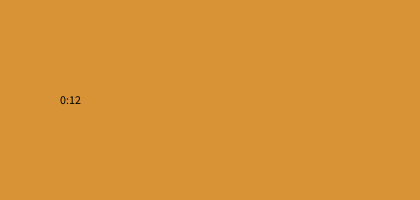
Frame 1 (no input)
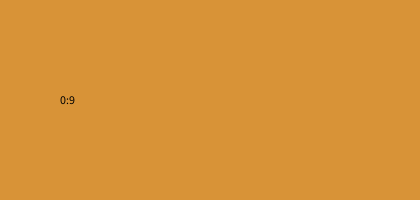
Frame 60 (the mouse pressed at the canvas centre just before this capture)
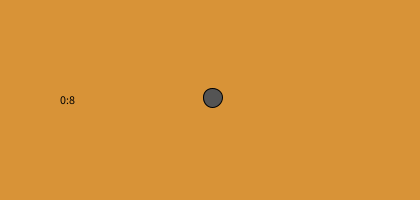
Frame 120 (the mouse held since frame 60 and released just before this capture)

The Processing sketch that drew these frames (run headless with seeded random() and noise(); from frame 60 on, the mouse is pressed at the canvas centre):

// Processing sketch: processing_126067
// ── processing_126067.pde


Temps cronometre;
Follow[] us = new Follow[100];
int size = 0;
void setup(){
  size(420, 200);
  cronometre = new Temps();
  for (int i = 0;i < us.length;i++){
    us[i] = new Follow(random(width), random(height), random (5,20), color(random(55,180)));
  }
  }
void draw(){
  background(#D89337);
  for (int i = 0;i < us.length && i < size;i++){
    us[i].dibuixa();
    us[i].moure();
  }
   
  if(cronometre.fiEnrera()){
    fill(255,0,0);
    textSize(16);
    text("Dejadme en paz!!", 175,150);
  }
  cronometre.dibuixaComptaEnrere();
}
void mousePressed(){
  size = size + 1;
}

class Temps{
  int principi;
  int enrera;
   
  Temps(){
    principi = millis();
    enrera = 12000 + principi;
  }
   
  void reiniciaEnrera (int segons){
    enrera = millis() + segons * 1000;
  }
  int segons(){
    return (int)((millis() - principi)/ 1000)%60;
  }
  int minuts(){
    return (int)((millis() - principi)/ 60000);
  }
   
  int minutsEnrera(){
      int resultat = (int)((enrera-millis())/ 60000);
      if (resultat < 0){
        resultat = 0;
      }
      return resultat;
  }
   
  int segonsEnrera(){
    int resultat = (int)((enrera-millis())/ 1000)%60;
    if (resultat < 0){
        resultat = 0;
      }
      return resultat;
   }
   
  boolean fiEnrera(){
    return minutsEnrera() == 0 && segonsEnrera() == 0;
  }
  boolean limitCrono(int seg){
      return minuts()*60 + segons() == seg;
  }
   

  void dibuixaComptaEnrere(){
    fill(0);
    text(minutsEnrera()+":"+segonsEnrera(), 60, 104);
 
  }
  void reinicia(){
    principi = millis();
  }
 

}

class Follow{
  float xPos;
  float yPos;
  float radi;
  color c;
  
  Follow(){
  xPos = width/2;
  yPos = height/2;
  radi = 20;
  c = color(0,0,255);
  }
  
  Follow(float x, float y, float r, color col){ 
    xPos = x;
    yPos = y;
    radi = r;
    c = col;
  }
  void dibuixa(){
    fill(c); 
    ellipse(xPos, yPos, radi, radi);
  }
  void moure(){
    xPos =  xPos + (mouseX-xPos)/radi;
    yPos =  yPos + (mouseY-yPos)/radi;
  }
}
